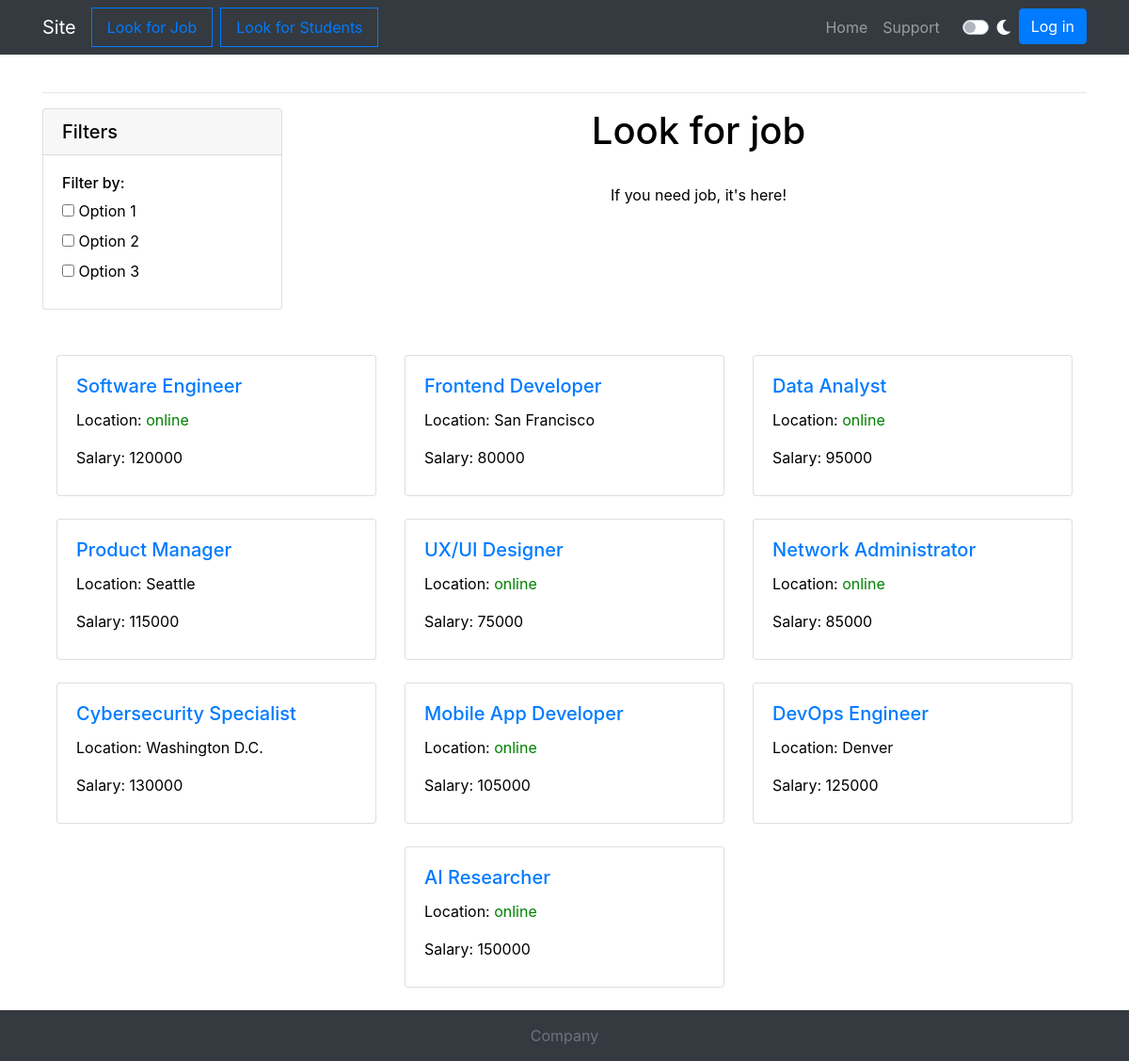
Page /look_for_job/ on the earlier database version.
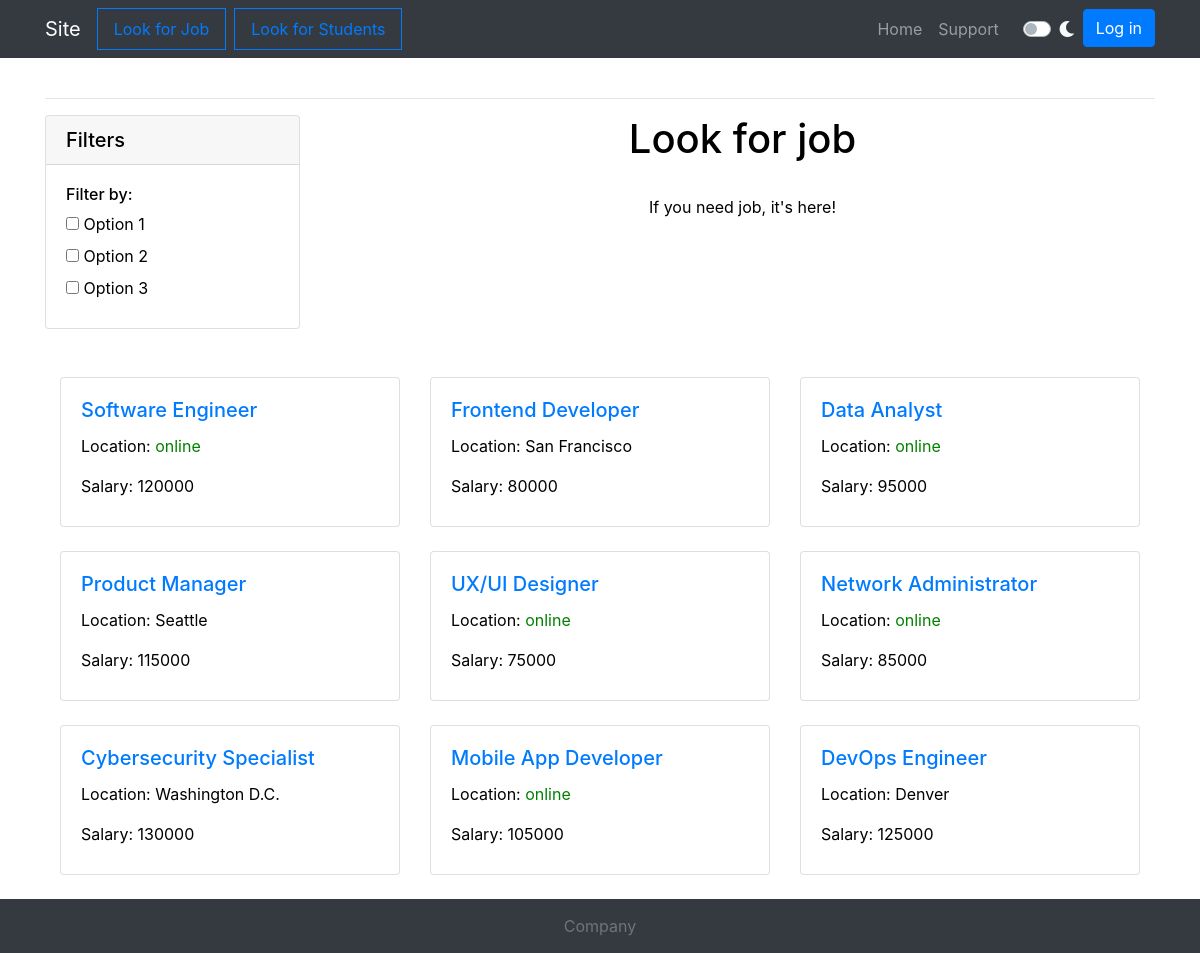
Same page on the later database version.
### lookForJob/models.py (models this page shows, shortened)
class Job(models.Model):
    title = models.TextField(max_length=255)
    company = models.TextField(max_length=500)
    on_or_off = models.TextField(max_length=2)
    city = models.TextField(max_length=255, blank=True)
    full_or_part = models.TextField(max_length=10)
    salary = models.IntegerField()
    description = models.TextField(max_length=1000, blank=True)
    created_time = models.DateTimeField(auto_now_add=True)
    changed_time = models.DateTimeField(auto_now=True)
    slug = models.SlugField(max_length=255, unique=True, editable=False)
    is_published = models.BooleanField(default=True)
    published = PublishedManager()
    def get_absolute_url(self):
        return reverse('job_blank', kwargs={'job_slug': self.slug})

### lookForJob/views.py (the view)
# urls.py: path('', views.look_job_main, name='look_job_main'),
def look_job_main(request: HttpRequest):
    data = {
        'jobs': Job.published.all()
    }
    return render(request, 'lookForJob/lookForJob_main.html', data)

### lookForJob/models.py (called while the page is built)
    def get_queryset(self):
        return super().get_queryset().filter(is_published=True)

### lookForJob/templates/lookForJob/lookForJob_main.html
{% extends "../index.html" %}
{% block content %}
<div class="row">
    <div class="col-md-3">
        <div class="card">
            <div class="card-header d-flex justify-content-between align-items-center">
                <h5 class="mb-0">Filters</h5>
            </div>
            <div id="filterSidebar">
                <div class="card-body">
                    <h6>Filter by:</h6>
                    <div>
                        <label><input type="checkbox"> Option 1</label><br>
                        <label><input type="checkbox"> Option 2</label><br>
                        <label><input type="checkbox"> Option 3</label><br>
                    </div>
                </div>
            </div>
        </div>
    </div>
    <div class="col-md-9">
        <div class="text-center">
            <h1>Look for job</h1>
            <br>
            <p>If you need job, it's here!</p>
        </div>
    </div>
</div>
<div align="center">
    <br>
    {% include './jobs_blanks_block.html' %}
</div>
{% endblock %}

### lookForJob/templates/lookForJob/jobs_blanks_block.html
<div align="center">
    <br>
    <div class="container">
        <div class="row justify-content-center">
            {% for job in jobs %}
                <div class="col-md-4 mb-4">
                    <div class="card" style="min-height: 150px;">
                        <div class="card-body text-center">
                            <h5 class="card-title" align="left"><a href="{{ job.get_absolute_url }}">{{ job.title }}</a></h5>
                            <p class="card-text" align="left">
                                {% if job.on_or_off == 'ON' %}
                                Location: <span style="color: green;">online</span>
                                {% else %}
                                Location: {{ job.city }}
                                {% endif %}
                            </p>
                            <p class="card-text" align="left">Salary: {{ job.salary }}</p>
                        </div>
                    </div>
                </div>
                {% if forloop.counter|divisibleby:3 and not forloop.last %}
                    </div><div class="row justify-content-center">
                {% endif %}
            {% endfor %}
        </div>
    </div>
</div>

Differences in the rows shown:
no longer on this page (row edited): Job: title "AI Researcher", shows "Location:", on_or_off "online", salary "150000"
